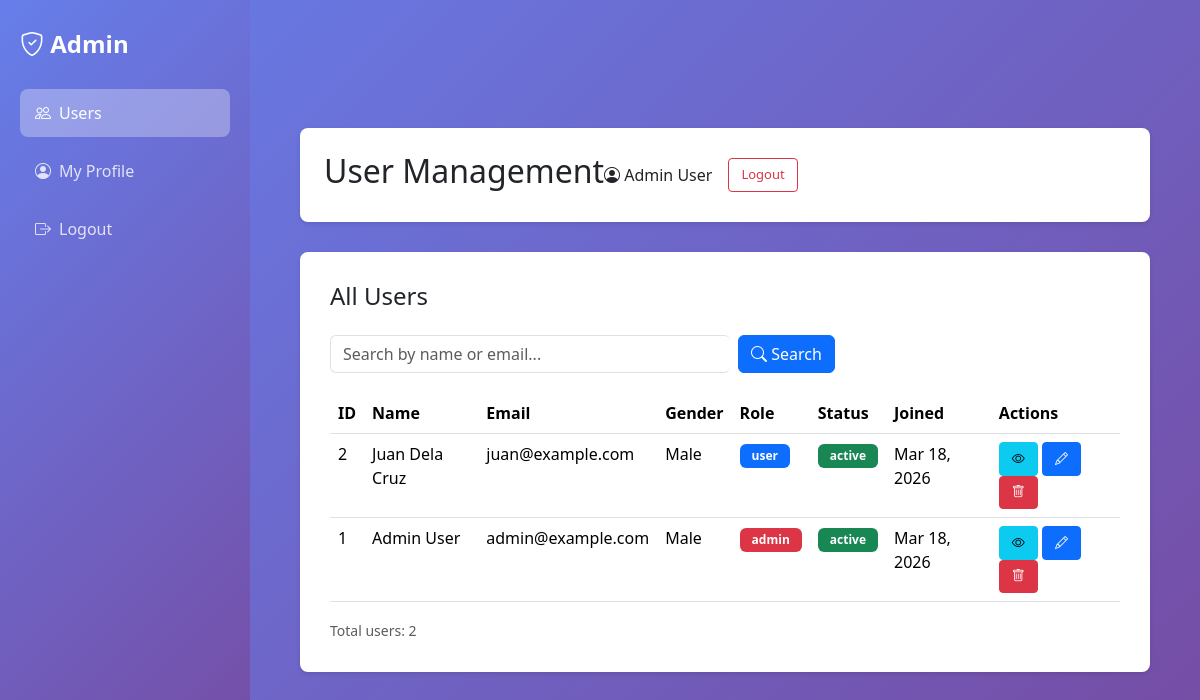
Screenshot of /pages/admin/admin_dashboard.php (signed in) with the database file from the repository.
### tables this page shows
CREATE TABLE users (
    id INT PRIMARY KEY AUTO_INCREMENT,
    first_name VARCHAR(100) NOT NULL,
    last_name VARCHAR(100) NOT NULL,
    email VARCHAR(100) UNIQUE NOT NULL,
    password VARCHAR(255) NOT NULL,
    gender ENUM('Male', 'Female', 'Other') NOT NULL,
    role ENUM('admin', 'user') NOT NULL DEFAULT 'user',
    status ENUM('active', 'inactive') NOT NULL DEFAULT 'active',
    login_attempts INT DEFAULT 0,
    created_at TIMESTAMP DEFAULT CURRENT_TIMESTAMP,
    updated_at TIMESTAMP DEFAULT CURRENT_TIMESTAMP ON UPDATE CURRENT_TIMESTAMP,
    
     
    INDEX idx_email (email),
    INDEX idx_status (status),
    INDEX idx_role (role),
    INDEX idx_created_at (created_at)
);

### includes/functions.php (called while the page is built, shortened)
<?php
function safeOutput($data) {
    return htmlspecialchars($data, ENT_QUOTES, 'UTF-8');
}
function getAllUsers($conn, $limit = 100, $offset = 0) {
    $stmt = $conn->prepare("SELECT id, first_name, last_name, email, gender, role, status, created_at FROM users ORDER BY created_at DESC LIMIT ? OFFSET ?");
    $stmt->bind_param("ii", $limit, $offset);
    $stmt->execute();
    $result = $stmt->get_result()->fetch_all(MYSQLI_ASSOC);
    return $result;
}
?>

### pages/admin/admin_dashboard.php (the view, shortened to what this page needs)
<?php
include "../../includes/db.php";
include "../../includes/functions.php";
$search = trim($_GET['search'] ?? '');
if (!empty($search)) {
    $users = searchUsers($conn, $search);
    $page_title = "Search Results";
} else {
    $users = getAllUsers($conn, 100);
    $page_title = "All Users";
}
?>
<!DOCTYPE html>
<html lang="en">
<head>
    <link href="https://cdn.jsdelivr.net/npm/bootstrap@5.3.3/dist/css/bootstrap.min.css" rel="stylesheet">
    <link href="https://cdn.jsdelivr.net/npm/bootstrap-icons@1.11.3/font/bootstrap-icons.css" rel="stylesheet">
    <link rel="stylesheet" href="../../assets/css/style.css">
</head>
<body>
    <div class="sidebar">
        <h1><i class="bi bi-shield-check"></i> Admin</h1>
        <ul class="nav">
            <li><a href="admin_dashboard.php" class="nav-link active"><i class="bi bi-people me-2"></i>Users</a></li>
            <li><a href="../user/user_dashboard.php" class="nav-link"><i class="bi bi-person-circle me-2"></i>My Profile</a></li>
            <li><a href="../../logout.php" class="nav-link"><i class="bi bi-box-arrow-right me-2"></i>Logout</a></li>
        </ul>
    </div>
    <div class="main-content">
        <div class="navbar">
            <div class="container-fluid px-4 py-3">
                <div class="d-flex justify-content-between align-items-center">
                    <h2>User Management</h2>
                    <div class="d-flex align-items-center gap-3">
                        <span><i class="bi bi-person-circle"></i> <?= safeOutput($_SESSION["user_name"]) ?></span>
                        <a href="../../logout.php" class="btn btn-outline-danger btn-sm">Logout</a>
                    </div>
                </div>
            </div>
        </div>
        <div class="table-container">
            <h4 class="mb-4"><?= safeOutput($page_title) ?></h4>
            <div class="search-box">
                <form class="d-flex gap-2 flex-grow-1" method="GET" action="">
                    <input
                        type="text"
                        name="search"
                        class="form-control"
                        placeholder="Search by name or email..."
                        value="<?= safeOutput($search) ?>"
                    >
                    <button type="submit" class="btn btn-primary">
                        <i class="bi bi-search"></i> Search
                    </button>
                </form>
            </div>
            <div class="table-responsive">
                <table class="table table-hover">
                    <thead>
                        <tr>
                            <th>ID</th>
                            <th>Name</th>
                            <th>Email</th>
                            <th>Gender</th>
                            <th>Role</th>
                            <th>Status</th>
                            <th>Joined</th>
                            <th>Actions</th>
                        </tr>
                    </thead>
                    <tbody>
                        <?php
                        if (empty($users)) {
                            echo '<tr><td colspan="8" class="text-center text-muted">No users found</td></tr>';
                        } else {
                            foreach ($users as $user) {
                                $role_badge = $user['role'] === 'admin' ? 'danger' : 'primary';
                                $status_badge = $user['status'] === 'active' ? 'success' : 'secondary';
                                ?>
                                <tr>
                                    <td><?= safeOutput($user['id']) ?></td>
                                    <td><?= safeOutput($user['first_name'] . ' ' . $user['last_name']) ?></td>
                                    <td><?= safeOutput($user['email']) ?></td>
                                    <td><?= safeOutput($user['gender']) ?></td>
                                    <td>
                                        <span class="badge bg-<?= $role_badge ?>">
                                            <?= safeOutput($user['role']) ?>
                                        </span>
                                    </td>
                                    <td>
                                        <span class="badge bg-<?= $status_badge ?>">
                                            <?= safeOutput($user['status']) ?>
                                        </span>
                                    </td>
                                    <td><?= safeOutput(date('M d, Y', strtotime($user['created_at']))) ?></td>
                                    <td>
                                        <a href="user_detail.php?id=<?= safeOutput($user['id']) ?>" class="btn btn-sm btn-info" title="View">
                                            <i class="bi bi-eye"></i>
                                        </a>
                                        <a href="edit_user.php?id=<?= safeOutput($user['id']) ?>" class="btn btn-sm btn-primary" title="Edit">
                                            <i class="bi bi-pencil"></i>
                                        </a>
                                        <a href="delete_user.php?id=<?= safeOutput($user['id']) ?>"
                                           class="btn btn-sm btn-danger"
                                           title="Delete"
                                           onclick="return confirm('Are you sure you want to delete this user?');">
                                            <i class="bi bi-trash"></i>
                                        </a>
                                    </td>
                                </tr>
                                <?php
                            }
                        }
                        ?>
                    </tbody>
                </table>
            </div>
            <small class="text-muted">
                Total users: <?= count($users) ?>
            </small>
        </div>
    </div>
</body>
</html>

### assets/css/style.css (style rules this page uses)
:root { --primary-color: #667eea; --secondary-color: #764ba2; }
* { margin: 0; padding: 0; box-sizing: border-box; }
body { font-family: 'Segoe UI', Tahoma, Geneva, Verdana, sans-serif; background: linear-gradient(135deg, var(--primary-color) 0%, var(--secondary-color) 100%); min-height: 100vh; }
body { background: linear-gradient(135deg, #667eea 0%, #764ba2 100%); min-height: 100vh; display: flex; align-items: center; justify-content: center; font-family: 'Segoe UI', Tahoma, Geneva, Verdana, sans-serif; }
.form-control { border-right: none; }
body { background: linear-gradient(135deg, #667eea 0%, #764ba2 100%); min-height: 100vh; display: flex; align-items: center; justify-content: center; font-family: 'Segoe UI', Tahoma, Geneva, Verdana, sans-serif; padding: 20px; }
body { background: #f8f9fa; padding: 20px 0; }
.sidebar { background: linear-gradient(135deg, #667eea 0%, #764ba2 100%); color: white; min-height: 100vh; padding: 30px 20px; position: fixed; width: 250px; left: 0; top: 0; }
.sidebar h1 { font-size: 24px; font-weight: 700; margin-bottom: 30px; }
.sidebar .nav { flex-direction: column; }
.sidebar .nav-link { color: rgba(255,255,255,0.8); padding: 12px 15px; margin-bottom: 10px; border-radius: 8px; transition: all 0.3s ease; }
.sidebar .nav-link.active { background: rgba(255,255,255,0.3); color: white; }
.main-content { margin-left: 250px; padding: 30px; }
.navbar { background: white; box-shadow: 0 2px 4px rgba(0,0,0,0.1); margin-bottom: 30px; border-radius: 8px; }
.table-container { background: white; border-radius: 8px; box-shadow: 0 2px 4px rgba(0,0,0,0.1); padding: 30px; }
.btn-sm { padding: 6px 12px; font-size: 13px; }
.badge { padding: 6px 12px; }
.search-box { display: flex; gap: 10px; margin-bottom: 20px; }
.search-box input { flex: 1; max-width: 400px; }
body { background: linear-gradient(135deg, #667eea 0%, #764ba2 100%); min-height: 100vh; padding: 40px 20px; }

### rows the page displays
users: id "2", first_name+last_name "Juan Dela Cruz", email "juan@example.com", gender "Male", role "user", status "active", created_at "Mar 18, 2026"
users: id "1", first_name+last_name "Admin User", email "admin@example.com", gender "Male", role "admin", status "active", created_at "Mar 18, 2026"

### other values shown
safeOutput($_SESSION["user_name"]) "Admin User"
safeOutput($page_title) "All Users"
count($users) "2"
